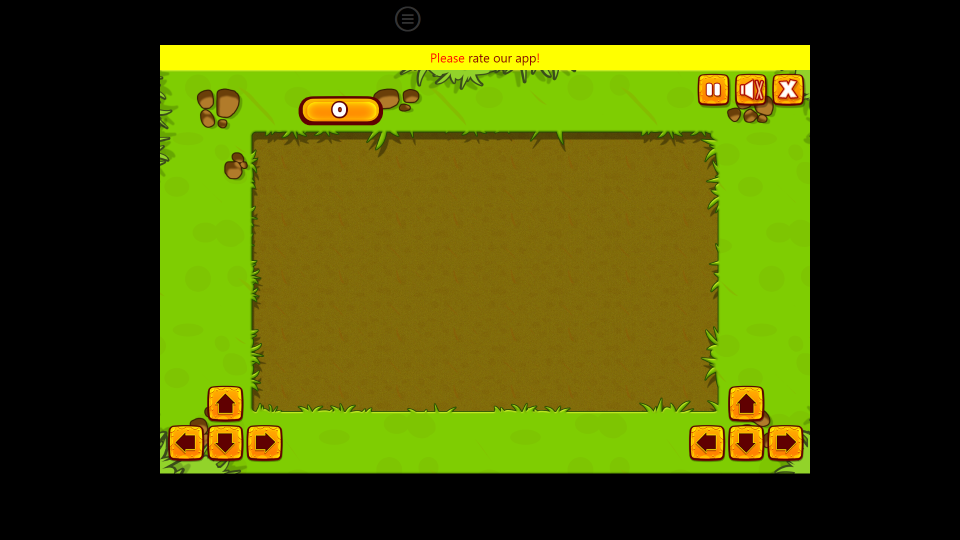
#> input picture images/bg.png, 1920 x 1080 px, found by its file name (shown at 1/2 size)
$ jupyter execute --allow-errors locate-object-positions.ipynb   (older library calls are emulated)   (text cells are left out)
#> lines starting #> are read from the running program, lines starting #| are printed output that depends on the picture; pictures that were not available may be replaced by others from this repository, and a replacement may not be noted
[cell 1]
import cv2
import os
import numpy as np
import matplotlib.pyplot as plt

from enum import Enum

[cell 2]
def open_img(img_path):
#> called with img_path = '../img_raw/bg.png'
    img = cv2.imread(img_path)
#> img is the input picture: shape (1080, 1920, 3); mean B, G, R 3.6, 82.3, 73.7

    (left, upper, right, lower) = (572, 271, 1330, 940)
    img_cropped = img[upper:lower, left:right]
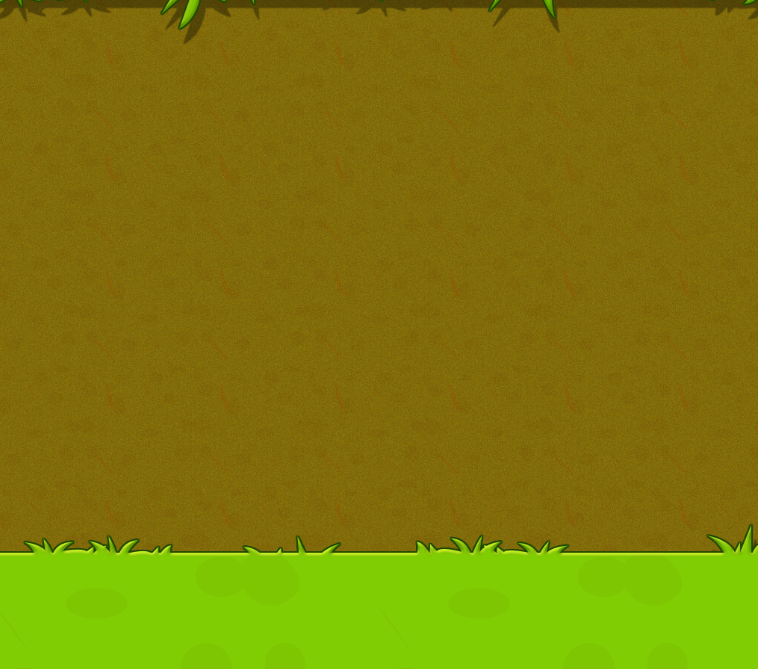
#> img_cropped: shape (669, 758, 3); mean B, G, R 8.6, 123.5, 127.9

    return img_cropped

[cell 3]
def crop_img(img):
    (upper_t, lower_t, left_t, right_t) = (9, 31, 9, 31)
    img = img[upper_t:lower_t, left_t:right_t]

    return img

[cell 4]
def calc_hist(img):
    img = crop_img(img)

    chans = cv2.split(img)
    colors = ("b", "g", "r")

    hist_arr = []

    # loop over the image channels
    for (chan, color) in zip(chans, colors):

        hist = cv2.calcHist([chan], [0], None, [128], [0, 256])
        norm_hist = cv2.normalize(hist, None, alpha=0, beta=1, norm_type=cv2.NORM_MINMAX, dtype=cv2.CV_32F)
        hist_arr.append(norm_hist)

    return hist_arr

[cell 5]
# [13 lines left out: function plot_hist, not called in this run]

[cell 6]
def calc_all_hist():
    hist_all_label = []
    img_all_label = []

    labeled_folder_path = "../img_gallery"

    for name, member in Label.__members__.items():
        label = member.value
        labeled_path = f"{labeled_folder_path}/{label}/"

        hist_label = []
        img_label = []
        for filename in os.listdir(labeled_path):
#             print(labeled_path + filename)
            img = cv2.imread(labeled_path + filename)
            img_crp = crop_img(img)

            hist_img = calc_hist(img_crp)
            hist_label.append(hist_img)
            img_label.append(img_crp)
        hist_all_label.append(hist_label)
        img_all_label.append(img_label)

    return hist_all_label, img_all_label

[cell 7]
def preprocessing(img):
    bg = open_img("../img_raw/bg.png")

    # background subtraction
    img_sub = cv2.subtract(img, bg)

    # masking the image with the background
    img_gray = cv2.cvtColor(img_sub, cv2.COLOR_BGR2GRAY)
    ret,thresh1 = cv2.threshold(img_gray,5,255,cv2.THRESH_BINARY)

    kernel = np.ones((3,3),np.uint8)
    erosion = cv2.erode(thresh1,kernel,iterations = 2)
    dilation = cv2.dilate(erosion,kernel,iterations = 2)

    img_masked = cv2.bitwise_and(img, img, mask=dilation)

    return img_masked

[cell 8]
# [53 lines left out: function separate_img_to_tiles, not called in this run]

[cell 9]
def segmentation(image_no, in_folder, out_folder):
    img_path = f"../{in_folder}/{image_no}.png"
    img = open_img(img_path)
    img_pp = preprocessing(img)
    img_tiles = separate_img_to_tiles(img_pp, image_no, out_folder)

    return img_tiles

[cell 10]
def predict_img_label(img, hist_all_label, threshold):
#     img = crop_img(img)
    hist_img = calc_hist(img)

    threshold_bg = 0.9
    threshold_0 = threshold

    matched_label_no = -1
    matched_hist_no = -1
    max_coeff = -1

    for label_no in range(n_label):
        for hist_no in range(len(hist_all_label[label_no])):
            sum_diff = 0
            diffs = []
            for chan in range(3):
                diff = cv2.compareHist(hist_img[chan], hist_all_label[label_no][hist_no][chan], cv2.HISTCMP_CORREL)
                sum_diff += diff
                diffs.append(diff)

            avg_diff = sum_diff/3
            to_print = False

            threshold_0 = threshold_bg if(label_no==Label.BG.value) else threshold

            if(avg_diff > threshold_0):
                to_print = True
                for k in range(3):
                    if(diffs[k]<threshold_0):
                        to_print = False

            if(to_print):
                if(avg_diff>max_coeff):
                    max_coeff = avg_diff
                    matched_label_no = label_no
                    matched_hist_no = hist_no

    if(max_coeff!=-1):
        return matched_label_no, matched_hist_no, max_coeff

    return 0, -1, 0

[cell 11]
image_no = 11
bg = open_img("../img_raw/bg.png")
img1 = open_img(f"../img_raw/{image_no}.png")
#> call 2 of open_img, with img_path = '../img_raw/11.png'
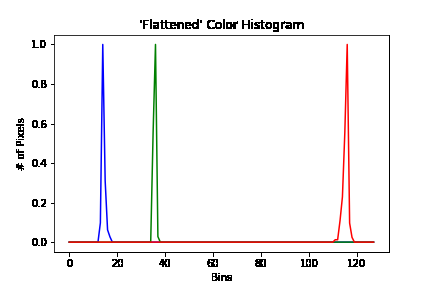
#> input picture test/histogram_apple.png, 432 x 288 px, given in place of 11.png, which was not available
#> in open_img, img is the input picture: shape (288, 432, 3); mean B, G, R 245.4, 244.9, 246.2
#> in open_img (call 2), `img_cropped = img[upper:lower, left:right]`: img_cropped = empty array
#> img1 = empty array

bg_gray = cv2.cvtColor(bg, cv2.COLOR_BGR2GRAY)
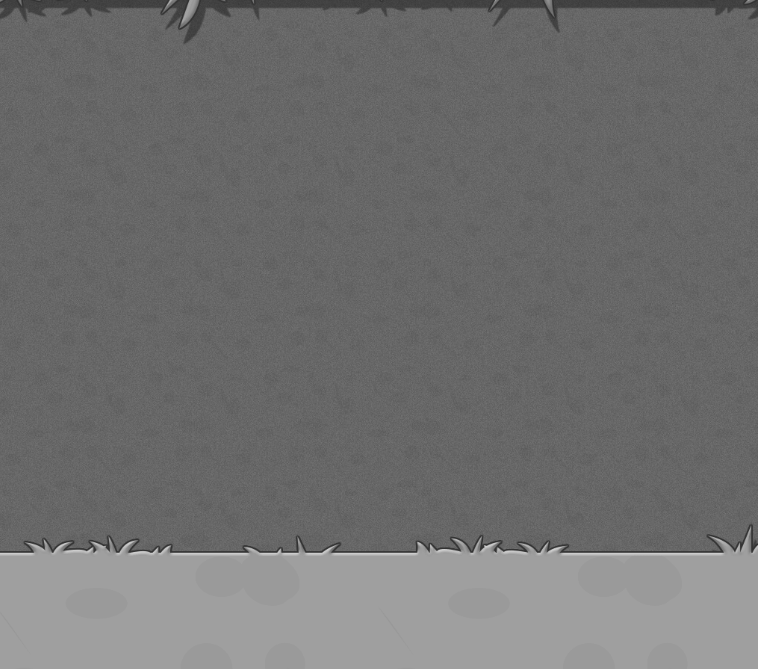
#> bg_gray: shape (669, 758); min 51, max 206, mean 111.7
#> (the rest of this cell did not finish here and is left out)

#> (a cell that did not finish here is left out)

#> call 3 of open_img, with img_path = '../img_raw/107.png'
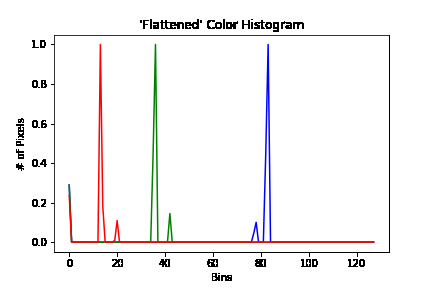
#> input picture test/histogram_body.png, 432 x 288 px, given in place of 107.png, which was not available
#> in open_img, img is the input picture: shape (288, 432, 3); mean B, G, R 244.9, 244.4, 245.9

[cell 13]
# for i in range(18):
#     segmentation(i, "img_probe", "img_probe")

[cell 14]
labeled_folder_path = "img_gallery"
# labels = [str(i) for i in range(4)]
# n_label = int(labels[-1]) + 1

class Label(Enum):
    BG = 0
    APPL = 1
    BODY = 2
    HEAD = 3

n_label = len(list(Label))
label_str = [name for name, member in Label.__members__.items()]
print(label_str)

(upper_t, lower_t, left_t, right_t) = (6, 34, 6, 34)

[cell 15]
sample_folder_path = "../img_proc"
subfolder_path = [f"{sample_folder_path}/img_{i}/" for i in range(47,48)]

threshold = -1
hist_all_label = []
img_all_label = []
hist_all_label, img_all_label = calc_all_hist()
#> in crop_img, `img = img[upper_t:lower_t, left_t:right_t]`: img: shape (22, 22, 3); every value is 255
#> the loop in calc_hist, `for (chan, color) in zip(chans, colors): ` made 3 passes
#> color on passes 1 to 3: 'b', 'g', 'r'
#> after the loop in calc_hist, `for (chan, color) in zip(chans, colors):`: hist_arr = 3 items

for path in subfolder_path:
    for filename in os.listdir(path):
        img = cv2.imread(path + filename)
        img = crop_img(img)

        img_label, img_no, max_coeff = predict_img_label(img, hist_all_label, threshold)

        if(img_label!=-1 and img_label!=0):
            fig, axes = plt.subplots(ncols=2, nrows=1)
            axes[0].imshow(img[::,::,::-1])
            axes[1].imshow(img_all_label[img_label][img_no][::,::,::-1])
            plt.show()
            plt.close()
            print(f"filename = {filename}, label = {Label(img_label).name}, i = {img_label}, j = {img_no}, Max coeff. = {max_coeff}")
            print('----------------------------------------------------------')
    print('========================================================================================')

[cell 16]
folder_path = "../img_probe_labeled"

threshold = -1
hist_all_label, img_all_label = calc_all_hist()

# array of labels
predicted = []
ground_truth = []

for Label_i in Label.__members__.items():
    label = Label_i[1].value
    probe_folder_path = f"{folder_path}/{label}/"

    for filename in os.listdir(probe_folder_path):
        img = cv2.imread(probe_folder_path + filename)
        img_label, img_no, coeff = predict_img_label(img, hist_all_label, threshold)

        ground_truth.append(int(label))
        predicted.append(img_label)

[cell 17]
import itertools
from sklearn.metrics import confusion_matrix
from sklearn.metrics import classification_report

[cell 18]
def plot_confusion_matrix(cm, classes,
                          normalize=False,
                          title='Confusion matrix',
                          cmap=plt.cm.Blues):
    """
    This function prints and plots the confusion matrix.
    Normalization can be applied by setting `normalize=True`.
    """
#> called with cm = array of shape (4, 4), normalize = False, title = 'Confusion matrix, without normalization'
    if normalize:
        cm = cm.astype('float') / cm.sum(axis=1)[:, np.newaxis]
# [5 lines of commented-out code are left out]

    plt.imshow(cm, interpolation='nearest', cmap=cmap)
    plt.title(title)
    plt.colorbar()
    tick_marks = np.arange(len(classes))
    plt.xticks(tick_marks, classes, rotation=45)
    plt.yticks(tick_marks, classes)

    fmt = '.2f' if normalize else 'd'
    thresh = cm.max() / 2.
    for i, j in itertools.product(range(cm.shape[0]), range(cm.shape[1])):
        plt.text(j, i, format(cm[i, j], fmt),
                 horizontalalignment="center",
                 color="white" if cm[i, j] > thresh else "black")

    plt.ylabel('True label')
    plt.xlabel('Predicted label')
    plt.tight_layout()

[cell 19]
def show_conf_matrix(y_test, y_pred, labels):
    # Compute confusion matrix
    cnf_matrix = confusion_matrix(y_test, y_pred)
    np.set_printoptions(precision=2)

    # Plot non-normalized confusion matrix
    plt.figure()
    plot_confusion_matrix(cnf_matrix, classes=labels,
                          title='Confusion matrix, without normalization')

    # Plot normalized confusion matrix
    plt.figure()
    plot_confusion_matrix(cnf_matrix, classes=labels, normalize=True,
                          title='Normalized confusion matrix')

    plt.show()
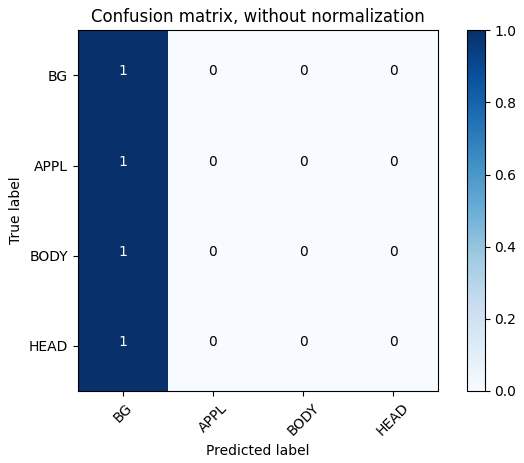
#> figure drawn by matplotlib, 2 panels
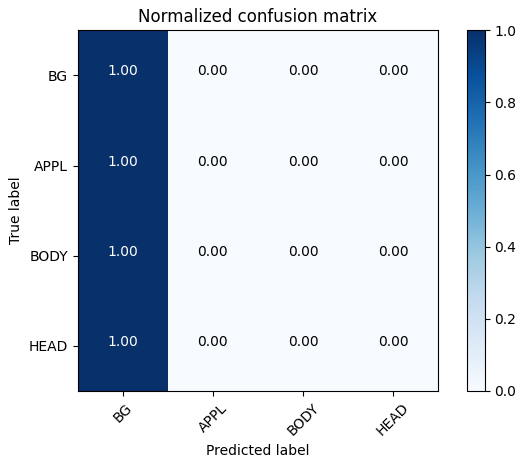
#> figure drawn by matplotlib, 2 panels

[cell 20]
def show_clf_report(y_test, y_pred, labels):
    print(classification_report(y_test, y_pred, target_names=labels))

[cell 21]
show_conf_matrix(ground_truth, predicted, label_str)
show_clf_report(ground_truth, predicted, label_str)

[cell 22]
img_no = 47
img_filename = f"img_47_01_13.png"

folder_path = f"../img_proc/img_{img_no}"
img_path = f"{folder_path}/{img_filename}"

img_i = cv2.imread(img_path)
img_i = crop_img(img_i)
hist_i = calc_hist(img_i)
#> hist_i = 3 items

hist_all_label, img_all_label = calc_all_hist()

x = Label.BODY.value
y = 11

# x = Label.APPL.value
# y = 0

sum_diff = 0
#> (the rest of this cell did not finish here and is left out)
